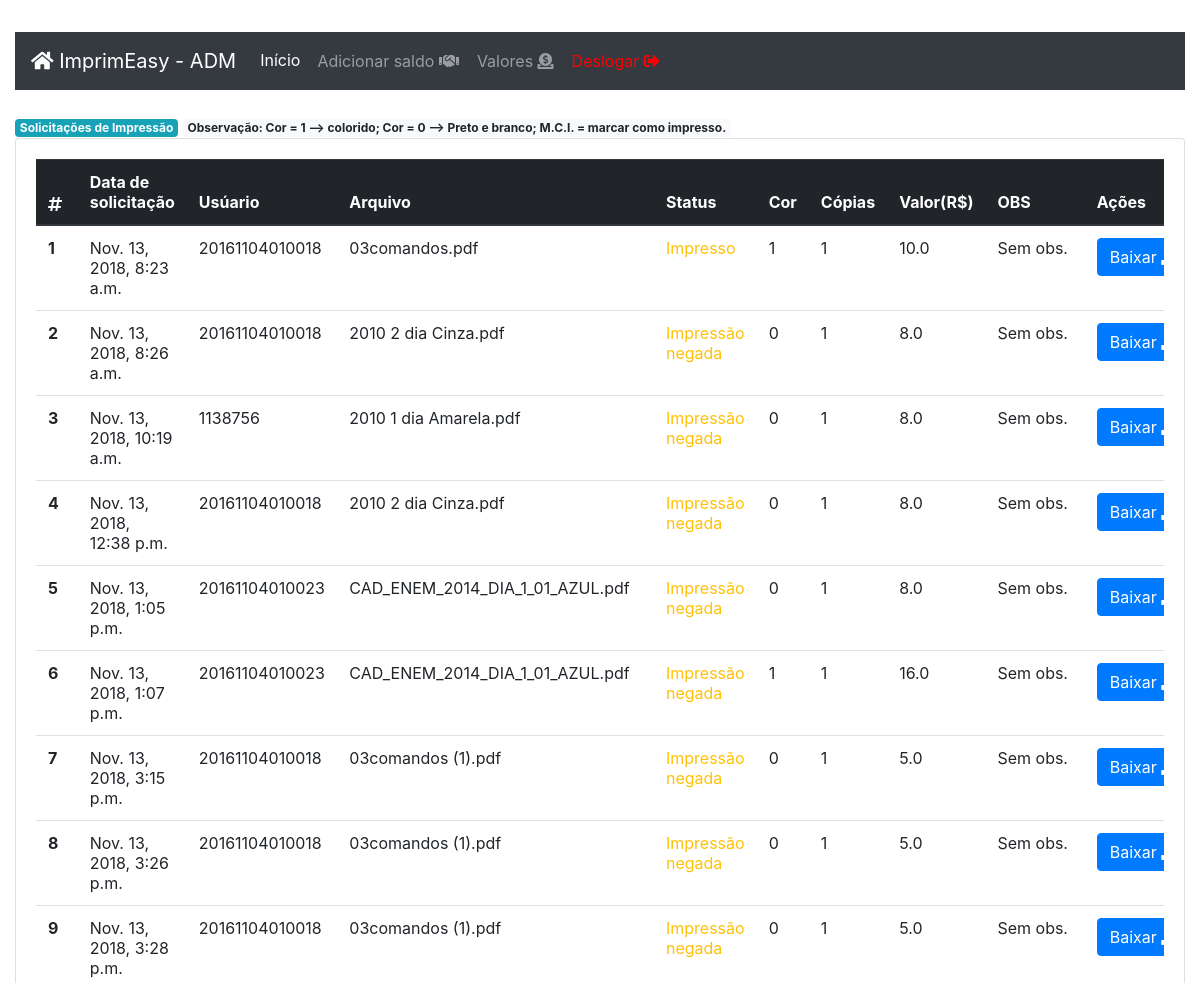
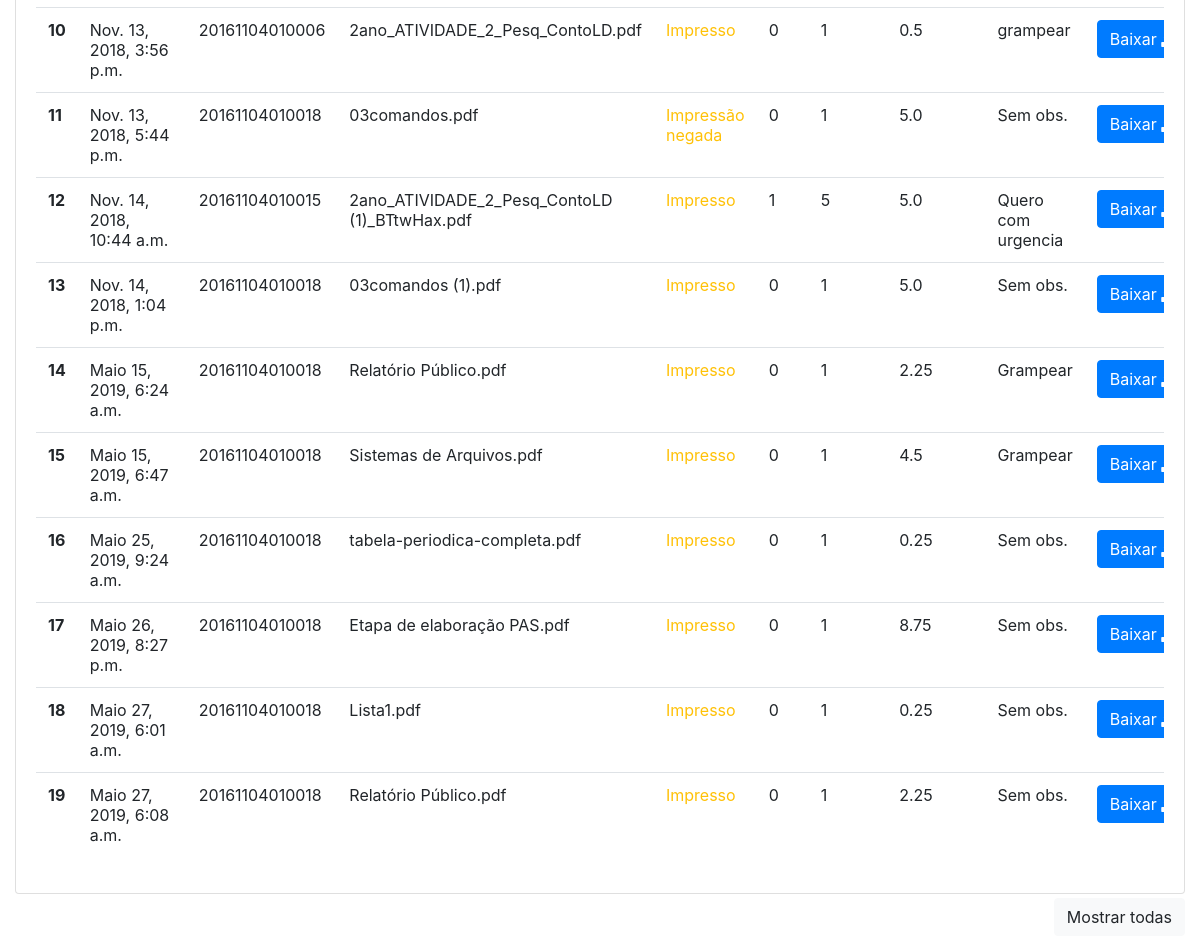
The app's page /grafica/impressoes/ with its own data (2 pictures, top to bottom).
### api/models.py (models this page shows, shortened)
class Arquivo(models.Model):
	IMPRESSO = 1
	AGUARDANDO = 2
	NEGADO = 3
	STATUS_CHOICES = (
	    (IMPRESSO, 'Impresso'),
	    (AGUARDANDO, 'Aguardando aprovação'),
	    (NEGADO, 'Impressão negada'),
	)
	COLORIDO = 1
	PRETO_E_BRANCO = 0
	COR_CHOICES = (
		(COLORIDO, 'Colorido'),
		(PRETO_E_BRANCO, 'Preto e branco'), #Preto e branco aparece para o usuario, PRETO_E_BRANCO APARECE é salvo no banco
	 )
	nome = models.CharField(max_length=100)
	usuario = models.ForeignKey(Usuario)
	data = models.DateTimeField(auto_now_add=True) #default = timezone.now
	copias = models.IntegerField(default= 1)
	cor = models.IntegerField( choices=COR_CHOICES, default = PRETO_E_BRANCO )
	obs = models.CharField(max_length = 1000, default = 'Sem obs.')
	valor = models.FloatField(default = 0.00)
	arquivo = models.FileField(default='Arquivo não encontrado')
	url = models.CharField(max_length=150)
	status = models.IntegerField(choices=STATUS_CHOICES, default=AGUARDANDO)

class Usuario(models.Model):
	matricula = models.CharField(max_length=30)
	saldo = models.FloatField(default=0.0)
	registro = models.DateTimeField(auto_now_add=True)
	def __str__(self):
		return self.matricula

### api/views.py (the view)
@csrf_exempt
def todas_impressoes(request):#função que devolve todas as solicitações de impressão p/ o ADM
    return render(request, 'api/main.html',
            {'arquivos': Arquivo.objects.all()})

### api/templates/api/main.html (shortened to what this page needs)
﻿{% extends './base.html' %}
{% block content %}
<body>
	<div class="container-fluid">
		<div class="row">
			<div class="col-md-12 mb-2">
				<nav class="navbar navbar-expand-lg navbar-dark bg-dark mt-2 mb-3">
					<a class="navbar-brand" href="{% url 'main' %}"><i class="fas fa-home"></i> ImprimEasy - ADM</a>
					<div class="collapse navbar-collapse" id="navbarSupportedContent">
					    <ul class="navbar-nav mr-auto">
					      	<li class="nav-item active">
					        	<a class="nav-link" href="{% url 'main' %}">Início <span class="sr-only">(current)</span></a>
					      	</li>
					      	<li class=" nav-item">
					        	<a class="btn nav-link text-left"  data-toggle="modal" data-target="#exampleModalCenter">Adicionar saldo <i class="fas fa-handshake"></i> </a>
					      	</li>
					     	<li class="nav-item">
					        	<a class="btn nav-link text-left" data-toggle="modal" data-target="#exampleModalCenter2">Valores <i class="fas fa-donate"></i></a>
					      	</li>
					      	<li class="nav-item">
					        	<a class="btn nav-link text-left" href="{% url 'logoutGrafica' %}"><span style="color: red"> Deslogar <i class="fas fa-sign-out-alt"></i></span></a>
					      	</li>
					    </ul>
					</div>
				</nav>
			</div>
		</div>
		<div class="row">
			<div class="col-md-12 ">
					<span class="badge badge-info"> Solicitações de Impressão</span>
					<span class="badge badge-light">Observação: Cor = 1 --> colorido;  Cor = 0 --> Preto e branco; M.C.I. = marcar como impresso. </span>
			</div>
		</div>
		<div class="row">
			<div class="col-md-12">
				<div class="card">
					<div class="card-body">
					  	<div class="table-responsive">
							<table class="table">
							  	<thead class="thead-dark">
									<tr>
								  		<th scope="col"><i class="fas fa-hashtag"></i></th>
								  		<th scope="col">Data de solicitação</th>
								  		<th scope="col">Usúario</th>
								  		<th scope="col">Arquivo</th>
								  		<th scope="col">Status</th>
								   		<th scope="col">Cor</th>
								  		<th scope="col">Cópias</th>
								  		<th scope="col">Valor(R$)</th>
								  		<th scope="col">OBS</th>
								  		<th scope="col">Ações</th>
										</tr>
							  	</thead>
							  	<tbody>
							  		{% for arquivo in arquivos %}
							  		<tr>
							  			<th scope="row">{{ forloop.counter }}</th>
							  			<td>{{ arquivo.data }}</td>
								  		<td>{{ arquivo.usuario.matricula }}</td>
								  		<td>{{ arquivo.nome }}</td>
								  		<td class="text-warning">{{ arquivo.get_status_display }}</td>
								  		<td>{{ arquivo.cor }}</td>
								  		<td>{{ arquivo.copias }}</td>
								  		<td>{{ arquivo.valor }}</td>
								  		<td>{{ arquivo.obs }}</td>
								  		<td>
									  		<div class="btn-group" role="group" aria-label="Basic example">
											  	<a target="_blank" href="/grafica{{ arquivo.url }}" class="btn btn-primary">Baixar <i class="fas fa-download"></i></a>
											</div>
										</td>
									</tr>
							  		{% endfor %}
							  	</tbody>
							</table>
					    </div>
					</div>
				</div>
			</div>
		</div>
		<div class="row">
			<div class="col-md-12 mt-1">
				<div class="form-group text-right">
					<a href="{% url 'todas' %}" class="btn btn-light" role="button">Mostrar todas </a>
				</div>
			</div>
		</div>
	</div>
</body>
{% endblock %}

### api/templates/api/base.html (shortened to what this page needs)
{% load static %}<!doctype html>
<html lang="pt-br">
<head>
  <link rel="stylesheet" type="text/css" href="{% static 'css/bootstrap.min.css' %}">
  <link rel="stylesheet" href="https://use.fontawesome.com/releases/v5.5.0/css/all.css">
  <link rel="stylesheet" href="https://stackpath.bootstrapcdn.com/bootstrap/4.1.3/css/bootstrap.min.css">
</head>
  {% block content %}
  {% endblock %}
</html>

### records on screen
Arquivo: data "Nov. 13, 2018, 8:23 a.m.", usuario.matricula "20161104010018", nome "03comandos.pdf", status "Impresso", cor "1", copias "1", valor "10.0", obs "Sem obs."
Arquivo: data "Nov. 13, 2018, 8:26 a.m.", usuario.matricula "20161104010018", nome "2010 2 dia Cinza.pdf", status "Impressão negada", cor "0", copias "1", valor "8.0", obs "Sem obs."
Arquivo: data "Nov. 13, 2018, 10:19 a.m.", usuario.matricula "1138756", nome "2010 1 dia Amarela.pdf", status "Impressão negada", cor "0", copias "1", valor "8.0", obs "Sem obs."
Arquivo: data "Nov. 13, 2018, 12:38 p.m.", usuario.matricula "20161104010018", nome "2010 2 dia Cinza.pdf", status "Impressão negada", cor "0", copias "1", valor "8.0", obs "Sem obs."
Arquivo: data "Nov. 13, 2018, 1:05 p.m.", usuario.matricula "20161104010023", nome "CAD_ENEM_2014_DIA_1_01_AZUL.pdf", status "Impressão negada", cor "0", copias "1", valor "8.0", obs "Sem obs."
Arquivo: data "Nov. 13, 2018, 1:07 p.m.", usuario.matricula "20161104010023", nome "CAD_ENEM_2014_DIA_1_01_AZUL.pdf", status "Impressão negada", cor "1", copias "1", valor "16.0", obs "Sem obs."
Arquivo: data "Nov. 13, 2018, 3:15 p.m.", usuario.matricula "20161104010018", nome "03comandos (1).pdf", status "Impressão negada", cor "0", copias "1", valor "5.0", obs "Sem obs."
Arquivo: data "Nov. 13, 2018, 3:26 p.m.", usuario.matricula "20161104010018", nome "03comandos (1).pdf", status "Impressão negada", cor "0", copias "1", valor "5.0", obs "Sem obs."
Arquivo: data "Nov. 13, 2018, 3:28 p.m.", usuario.matricula "20161104010018", nome "03comandos (1).pdf", status "Impressão negada", cor "0", copias "1", valor "5.0", obs "Sem obs."
Arquivo: data "Nov. 13, 2018, 3:56 p.m.", usuario.matricula "20161104010006", nome "2ano_ATIVIDADE_2_Pesq_ContoLD.pdf", status "Impresso", cor "0", copias "1", valor "0.5", obs "grampear"
Arquivo: data "Nov. 13, 2018, 5:44 p.m.", usuario.matricula "20161104010018", nome "03comandos.pdf", status "Impressão negada", cor "0", copias "1", valor "5.0", obs "Sem obs."
Arquivo: data "Nov. 14, 2018, 10:44 a.m.", usuario.matricula "20161104010015", nome "2ano_ATIVIDADE_2_Pesq_ContoLD (1)_BTtwHax.pdf", status "Impresso", cor "1", copias "5", valor "5.0", obs "Quero com urgencia"
Arquivo: data "Nov. 14, 2018, 1:04 p.m.", usuario.matricula "20161104010018", nome "03comandos (1).pdf", status "Impresso", cor "0", copias "1", valor "5.0", obs "Sem obs."
Arquivo: data "Maio 15, 2019, 6:24 a.m.", usuario.matricula "20161104010018", nome "Relatório Público.pdf", status "Impresso", cor "0", copias "1", valor "2.25", obs "Grampear"
Arquivo: data "Maio 15, 2019, 6:47 a.m.", usuario.matricula "20161104010018", nome "Sistemas de Arquivos.pdf", status "Impresso", cor "0", copias "1", valor "4.5", obs "Grampear"
Arquivo: data "Maio 25, 2019, 9:24 a.m.", usuario.matricula "20161104010018", nome "tabela-periodica-completa.pdf", status "Impresso", cor "0", copias "1", valor "0.25", obs "Sem obs."
Arquivo: data "Maio 26, 2019, 8:27 p.m.", usuario.matricula "20161104010018", nome "Etapa de elaboração PAS.pdf", status "Impresso", cor "0", copias "1", valor "8.75", obs "Sem obs."
Arquivo: data "Maio 27, 2019, 6:01 a.m.", usuario.matricula "20161104010018", nome "Lista1.pdf", status "Impresso", cor "0", copias "1", valor "0.25", obs "Sem obs."
Arquivo: data "Maio 27, 2019, 6:08 a.m.", usuario.matricula "20161104010018", nome "Relatório Público.pdf", status "Impresso", cor "0", copias "1", valor "2.25", obs "Sem obs."
